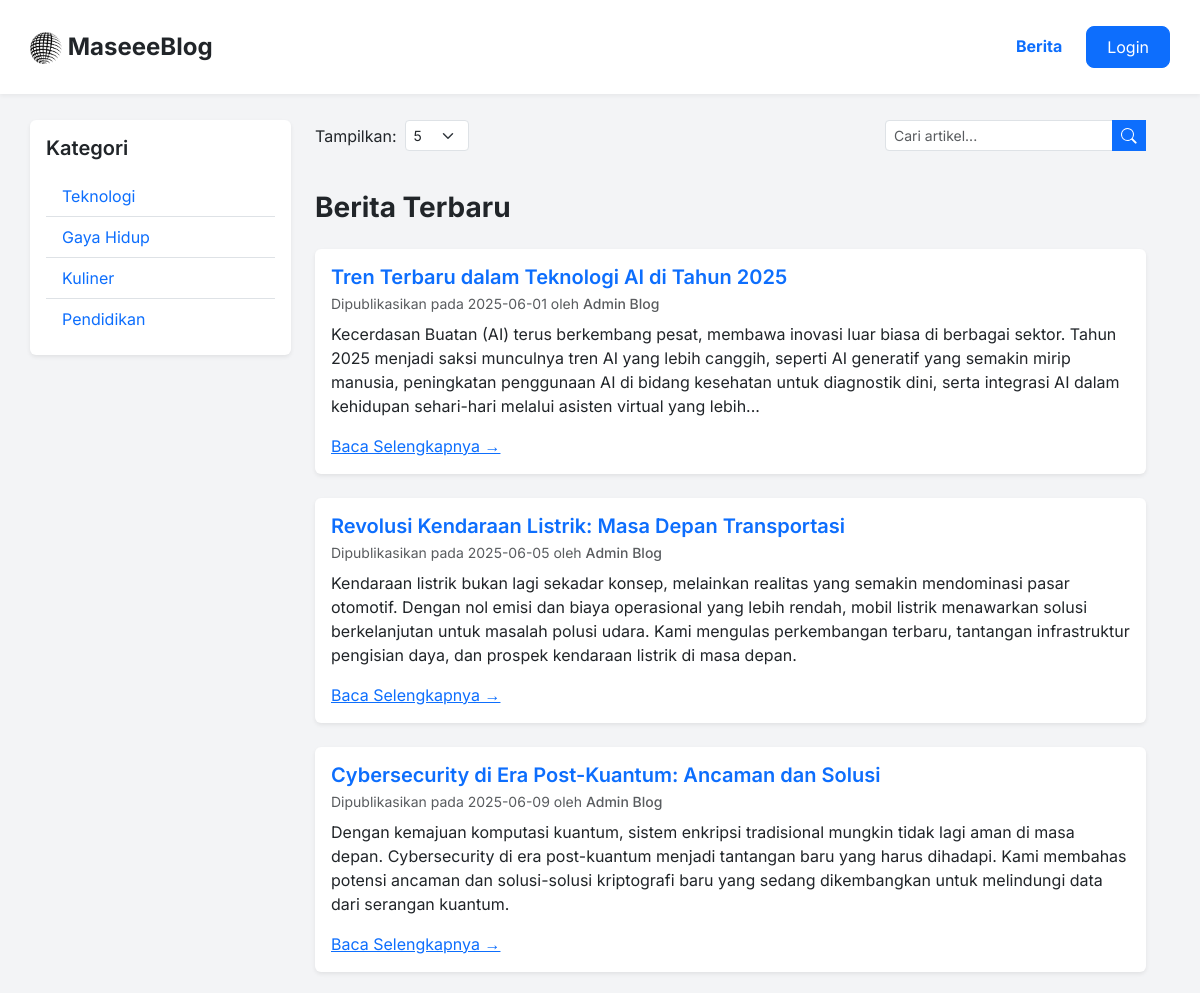
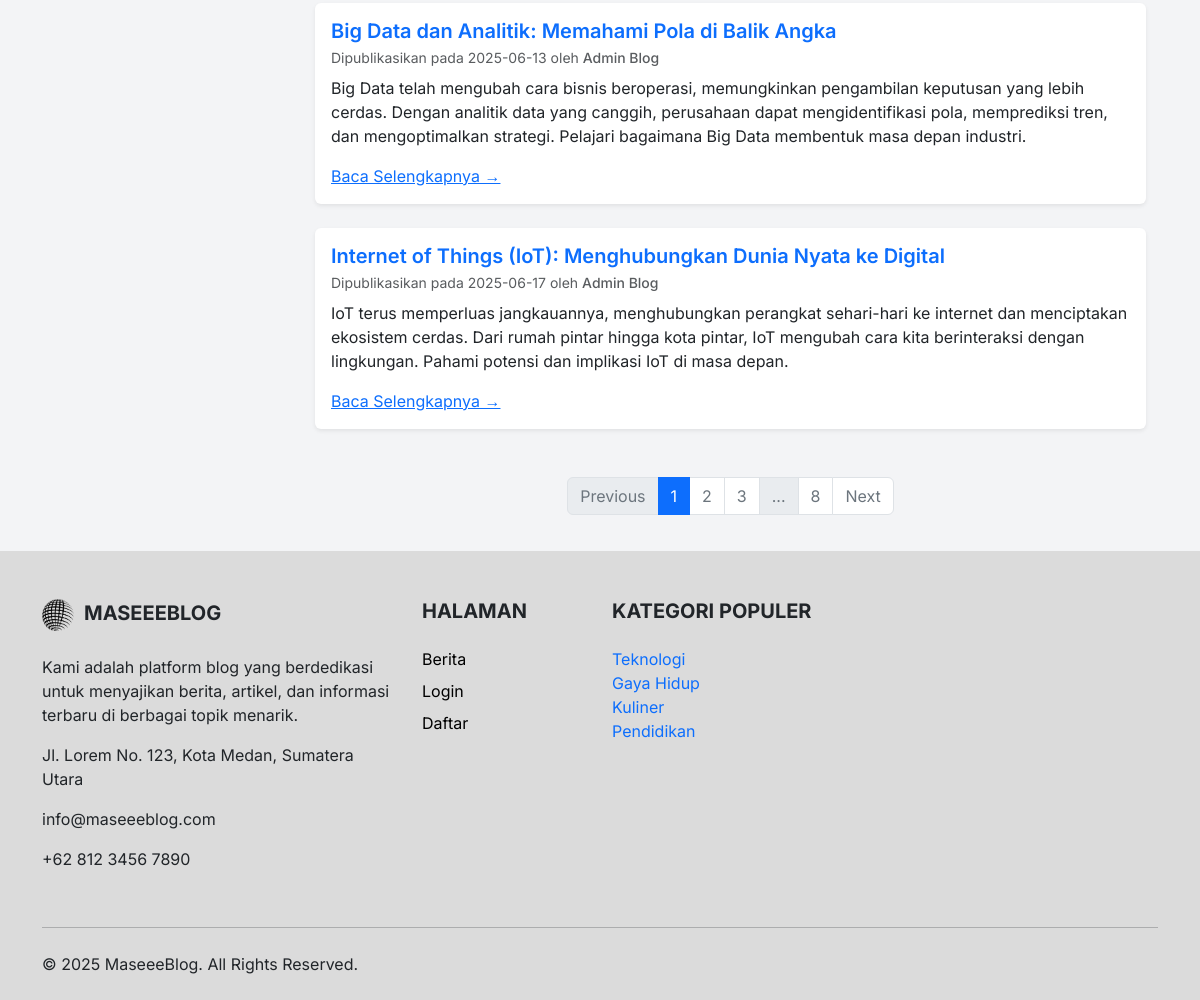
The app's page /?page=blog&kategori=1&data_per_halaman=5 with its own data (2 pictures, top to bottom).
### tables this page shows
CREATE TABLE `kategori` (
  `idkategori` int(11) NOT NULL,
  `namakategori` varchar(255) NOT NULL
);

CREATE TABLE `blog` (
  `idblog` int(11) NOT NULL,
  `penulis` varchar(100) NOT NULL,
  `tanggalbuat` date NOT NULL,
  `judul` varchar(255) NOT NULL,
  `isi` mediumtext NOT NULL,
  `idkategori` int(11) NOT NULL
);

### file/blog.php (the view, shortened to what this page needs)
<?php
global $conn;
global $data_per_halaman;
if (isset($_POST['data_per_halaman'])) {
    $data_per_halaman = (int) $_POST['data_per_halaman'];
} elseif (isset($_GET['data_per_halaman'])) {
    $data_per_halaman = (int) $_GET['data_per_halaman'];
} else {
    $data_per_halaman = 5;
}
$data_per_halaman = max(1, $data_per_halaman);
$cari = '';
$C = '';
if (isset($_GET['kategori'])) {
    $C = $_GET['kategori'];
} elseif (isset($_POST['kategori'])) {
    $C = $_POST['kategori'];
}
$where_clauses = [];
if (!empty($C)) {
    $where_clauses[] = "idkategori LIKE '%$C%'";
}
$where_sql = '';
if (!empty($where_clauses)) {
    $where_sql = " WHERE " . implode(" AND ", $where_clauses);
}
$query_total = mysqli_query($conn, "SELECT COUNT(*) AS total FROM blog" . $where_sql);
$row_total = mysqli_fetch_assoc($query_total);
$total_data = $row_total['total'];
$total_halaman = ceil($total_data / $data_per_halaman);
$halaman_saat_ini = isset($_GET['halaman']) ? (int) $_GET['halaman'] : 1;
$halaman_saat_ini = max(1, min($halaman_saat_ini, $total_halaman));
$offset = ($halaman_saat_ini - 1) * $data_per_halaman;
$query_blog = mysqli_query($conn, "SELECT * FROM blog" . $where_sql . " ORDER BY idblog ASC LIMIT $data_per_halaman OFFSET $offset");
$query_kategori = mysqli_query($conn, "SELECT idkategori, namakategori FROM kategori");
function limit_words($text, $limit, $ellipsis = '...')
{
    $words = preg_split('/\s+/', $text, -1, PREG_SPLIT_NO_EMPTY);
    if (count($words) <= $limit) {
        return $text;
    }
    $limited_words = array_slice($words, 0, $limit);
    return implode(' ', $limited_words) . $ellipsis;
}
?>
<!DOCTYPE html>
<html lang="id">
<head>
</head>
<body>
    <div class="container main-content">
        <div class="row w-100">
            <aside class="col-md-3 mb-4">
                <div class="card shadow-sm border-0">
                    <div class="card-body">
                        <h3 class="card-title fs-5 fw-semibold text-gray-800 mb-3">Kategori</h3>
                        <ul class="list-group list-group-flush">
                            <?php
                            while (
                                $rowkategori = mysqli_fetch_assoc($query_kategori)
                            ) {
                                ?>
                                <li class="list-group-item"><a href="?page=blog&kategori=<?php echo $rowkategori['idkategori'];
                                    if (!empty($cari)) { echo '&cari=' . urlencode(htmlspecialchars($cari)); }
                                    echo '&data_per_halaman=' . $data_per_halaman;
                                    ?>"
                                        class="text-decoration-none text-gray-700 d-block"><?php echo $rowkategori['namakategori'] ?></a>
                                </li>
                            <?php } ?>
                        </ul>
                    </div>
                </div>
            </aside>
            <main class="col-md-9">
                <div class="d-flex justify-content-between align-items-start mb-4 flex-wrap gap-3">
                    <div class="d-flex align-items-center">
                        <label for="itemsPerPage" class="form-label text-gray-700 mb-0 me-2">Tampilkan:</label>
                        <form action="" method="post" class="d-flex align-items-center mb-0">
                            <select id="itemsPerPage" class="form-select form-select-sm" name="data_per_halaman"
                                onchange="this.form.submit()">
                                <option value="5" <?php if ($data_per_halaman == 5)
                                    echo 'selected'; ?>>5</option>
                            </select>
                        </form>
                    </div>
                    <div class="ms-auto">
                        <form action="" method="post" class="input-group w-auto">
                            <input type="text" class="form-control form-control-sm" placeholder="Cari artikel..."
                                name="cari"
                                value="<?php echo htmlspecialchars($cari); ?>">
                            <button class="btn btn-search btn-sm" type="submit">
                                <svg xmlns="http://www.w3.org/2000/svg" width="16" height="16" fill="currentColor"
                                    class="bi bi-search" viewBox="0 0 16 16">
                                    <path
                                        d="M11.742 10.344a6.5 6.5 0 1 0-1.397 1.398h-.001q.044.06.088.125l3.493 3.493a1 1 0 0 0 1.414-1.414l-3.493-3.493a.75.75 0 0 0-.125-.088zM12 6.5a5.5 5.5 0 1 1-11 0 5.5 5.5 0 0 1 11 0" />
                                </svg>
                            </button>
                        </form>
                    </div>
                </div>
                <h1 class="h3 fw-bold text-gray-800 mb-4">Berita Terbaru</h1>
                <?php
                if (mysqli_num_rows($query_blog) > 0) {
                    while ($rowblog = mysqli_fetch_assoc($query_blog)) {
                        $isi_artikel_penuh = $rowblog['isi'];
                        $jumlah_kata_pratinjau = 50;
                        $pra_isi = limit_words($isi_artikel_penuh, $jumlah_kata_pratinjau);
                        ?>
                        <article class="card shadow-sm mb-4 border-0">
                            <div class="card-body">
                                <h2 class="card-title h5 fw-semibold mb-2"><a href="index.php?page=isiblog&id=<?php echo htmlspecialchars($rowblog['idblog']); ?>"
                                        class="text-decoration-none"><?php echo htmlspecialchars($rowblog['judul']); ?></a></h2>
                                <p class="card-subtitle text-muted mb-2"><small>Dipublikasikan pada
                                        <?php echo htmlspecialchars($rowblog['tanggalbuat']); ?> oleh <span
                                            class="fw-medium"><?php echo htmlspecialchars($rowblog['penulis']); ?></span></small></p>
                                <p class="card-text text-gray-700"><?php echo htmlspecialchars($pra_isi); ?></p> <a href="index.php?page=isiblog&id=<?php echo htmlspecialchars($rowblog['idblog']); ?>" class="read-more">Baca Selengkapnya &rarr;</a>
                            </div>
                        </article>
                        <?php
                    }
                }
                ?>
                <nav aria-label="Page navigation example" class="d-flex justify-content-center mt-5">
                    <ul class="pagination">
                        <?php
                        $base_url = 'index.php?page=blog';
                        if (!empty($C)) {
                            $base_url .= '&kategori=' . htmlspecialchars($C);
                        }
                        $base_url .= '&data_per_halaman=' . $data_per_halaman;
                        if ($halaman_saat_ini > 1) {
                            echo '<li class="page-item">';
                            echo '<a class="page-link" href="' . $base_url . '&halaman=' . ($halaman_saat_ini - 1) . '" aria-label="Previous">';
                            echo '<span aria-hidden="true">Previous</span>';
                            echo '</a>';
                            echo '</li>';
                        } else {
                            echo '<li class="page-item disabled">';
                            echo '<span class="page-link" aria-disabled="true">Previous</span>';
                            echo '</li>';
                        }
                        $start_page = max(1, $halaman_saat_ini - 2);
                        $end_page = min($total_halaman, $halaman_saat_ini + 2);
                        for ($i = $start_page; $i <= $end_page; $i++) {
                            $active_class = ($i == $halaman_saat_ini) ? 'active' : '';
                            $current_aria = ($i == $halaman_saat_ini) ? 'aria-current="page"' : '';
                            echo '<li class="page-item ' . $active_class . '">';
                            echo '<a class="page-link" href="' . $base_url . '&halaman=' . $i . '" ' . $current_aria . '>' . $i . '</a>';
                            echo '</li>';
                        }
                        if ($end_page < $total_halaman) {
                             if ($end_page < $total_halaman - 1) {
                                echo '<li class="page-item disabled"><span class="page-link">...</span></li>';
                            }
                            echo '<li class="page-item"><a class="page-link" href="' . $base_url . '&halaman=' . $total_halaman . '">' . $total_halaman . '</a></li>';
                        }
                        if ($halaman_saat_ini < $total_halaman) {
                            echo '<li class="page-item">';
                            echo '<a class="page-link" href="' . $base_url . '&halaman=' . ($halaman_saat_ini + 1) . '" aria-label="Next">';
                            echo '<span aria-hidden="true">Next</span>';
                            echo '</a>';
                            echo '</li>';
                        } else {
                            echo '<li class="page-item disabled">';
                            echo '<span class="page-link" aria-disabled="true">Next</span>';
                            echo '</li>';
                        }
                        ?>
                    </ul>
                </nav>
            </main>
        </div>
    </div>
</body>
</html>

### include/template/footer.php (shortened to what this page needs)
<?php
global $query_kategori;
global $cari;
mysqli_data_seek($query_kategori, 0);
$query_footer = $query_kategori;
?>
<footer class="pt-5 pb-4" style="background-color:#dbdbdb">
    <div class="container">
        <div class="row">
            <div class="col-lg-4 col-md-6 mb-4">
                <h5 class="text-uppercase fw-bold mb-4"><img src="./include/img/logo.png" alt=""
                        style="width:32px;height:32px;margin-right:10px">MaseeeBlog</h5>
                <p>
                    Kami adalah platform blog yang berdedikasi untuk menyajikan berita, artikel, dan informasi
                    terbaru di berbagai topik menarik.
                </p>
                <p>Jl. Lorem No. 123, Kota Medan, Sumatera Utara</p>
                <p>info@maseeeblog.com</p>
                <p>+62 812 3456 7890</p>
            </div>
            <div class="col-lg-2 col-md-6 mb-4">
                <h5 class="text-uppercase fw-bold mb-4">Halaman</h5>
                <ul class="list-unstyled">
                    <li><a href="index.php?page=blog" class="text-black text-decoration-none mb-2 d-block">Berita</a>
                    </li>
                    <?php if (isset($_SESSION['username'])): ?>
                        <li><a href="index.php?page=admin" class="text-black text-decoration-none mb-2 d-block">Admin
                                Page</a></li>
                    <?php else: ?>
                        <li><a href="index.php?page=login" class="text-black text-decoration-none mb-2 d-block">Login</a>
                        </li>
                        <li><a href="index.php?page=register"
                                class="text-black text-decoration-none mb-2 d-block">Daftar</a></li>
                    <?php endif; ?>
                </ul>
            </div>
            <div class="col-lg-3 col-md-6 mb-4">
                <h5 class="text-uppercase fw-bold mb-4">Kategori Populer</h5>
                <ul class="list-unstyled">
                        <?php
                        if ($query_footer instanceof mysqli_result && mysqli_num_rows($query_footer) > 0) {
                            while (
                                $rowkategori = mysqli_fetch_assoc($query_footer)
                            ) {
                                ?>
                                <li class="list-group-item"><a href="?page=blog&kategori=<?php echo htmlspecialchars($rowkategori['idkategori']);
                                if (!empty($cari)) {
                                    echo '&cari=' . urlencode(htmlspecialchars($cari));
                                }
                                ?>"
                                        class="text-decoration-none text-gray-700 d-block"><?php echo htmlspecialchars($rowkategori['namakategori']) ?></a>
                                </li>
                            <?php }
                        } else {
                            echo '<li class="list-group-item text-muted">Tidak ada kategori.</li>';
                        } ?>
                </ul>
            </div>
        </div>
        <hr class="mb-4">
        <div class="row align-items-center">
            <div class="col-md-7 col-lg-8 text-center text-md-start">
                <p class="mb-0">&copy; 2025 MaseeeBlog. All Rights Reserved.</p>
            </div>
        </div>
    </div>
</footer>

### file/blog.php (style rules this page uses)
body { padding-top: 100px; font-family: 'Inter', sans-serif; min-height: 100vh; display: flex; flex-direction: column; background-color: #f3f4f6; }
.main-content { flex-grow: 1; padding: 20px 0; }
.btn-search { background-color: #0d6efd; border-color: #0d6efd; color: white; }
.pagination .page-item.active .page-link { background-color: #0d6efd; border-color: #0d6efd; color: white; }
.pagination .page-item .page-link { color: #6c757d; }

### records on screen
kategori: namakategori "Teknologi"
kategori: namakategori "Gaya Hidup"
kategori: namakategori "Kuliner"
kategori: namakategori "Pendidikan"
blog: judul "Tren Terbaru dalam Teknologi AI di Tahun 2025", tanggalbuat "2025-06-01", penulis "Admin Blog", isi "Kecerdasan Buatan (AI) terus berkembang pesat, membawa inovasi luar biasa di berbagai sektor. Tahun 2025 menjadi saksi munculnya tren AI yang lebih canggih, seperti AI generatif yang semakin mirip manusia, peningkatan penggunaan AI di bidang kesehatan untuk diagnostik dini, serta integrasi AI dalam kehidupan sehari-hari melalui asisten virtual yang lebih..."
blog: judul "Revolusi Kendaraan Listrik: Masa Depan Transportasi", tanggalbuat "2025-06-05", penulis "Admin Blog", isi "Kendaraan listrik bukan lagi sekadar konsep, melainkan realitas yang semakin mendominasi pasar otomotif. Dengan nol emisi dan biaya operasional yang lebih rendah, mobil listrik menawarkan solusi berkelanjutan untuk masalah polusi udara. Kami mengulas perkembangan terbaru, tantangan infrastruktur pengisian daya, dan prospek kendaraan listrik di masa depan."
blog: judul "Cybersecurity di Era Post-Kuantum: Ancaman dan Solusi", tanggalbuat "2025-06-09", penulis "Admin Blog", isi "Dengan kemajuan komputasi kuantum, sistem enkripsi tradisional mungkin tidak lagi aman di masa depan. Cybersecurity di era post-kuantum menjadi tantangan baru yang harus dihadapi. Kami membahas potensi ancaman dan solusi-solusi kriptografi baru yang sedang dikembangkan untuk melindungi data dari serangan kuantum."
blog: judul "Big Data dan Analitik: Memahami Pola di Balik Angka", tanggalbuat "2025-06-13", penulis "Admin Blog", isi "Big Data telah mengubah cara bisnis beroperasi, memungkinkan pengambilan keputusan yang lebih cerdas. Dengan analitik data yang canggih, perusahaan dapat mengidentifikasi pola, memprediksi tren, dan mengoptimalkan strategi. Pelajari bagaimana Big Data membentuk masa depan industri."
blog: judul "Internet of Things (IoT): Menghubungkan Dunia Nyata ke Digital", tanggalbuat "2025-06-17", penulis "Admin Blog", isi "IoT terus memperluas jangkauannya, menghubungkan perangkat sehari-hari ke internet dan menciptakan ekosistem cerdas. Dari rumah pintar hingga kota pintar, IoT mengubah cara kita berinteraksi dengan lingkungan. Pahami potensi dan implikasi IoT di masa depan."

### other values on screen
$total_halaman "8"
